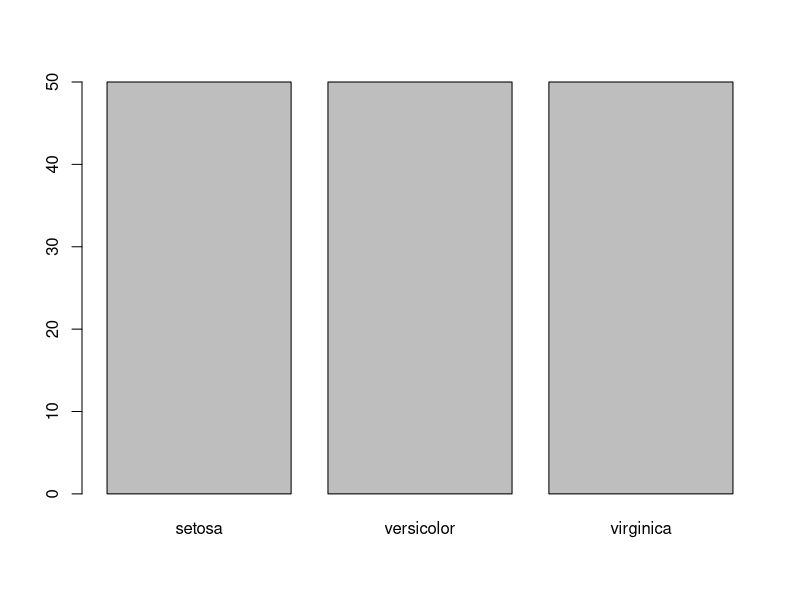
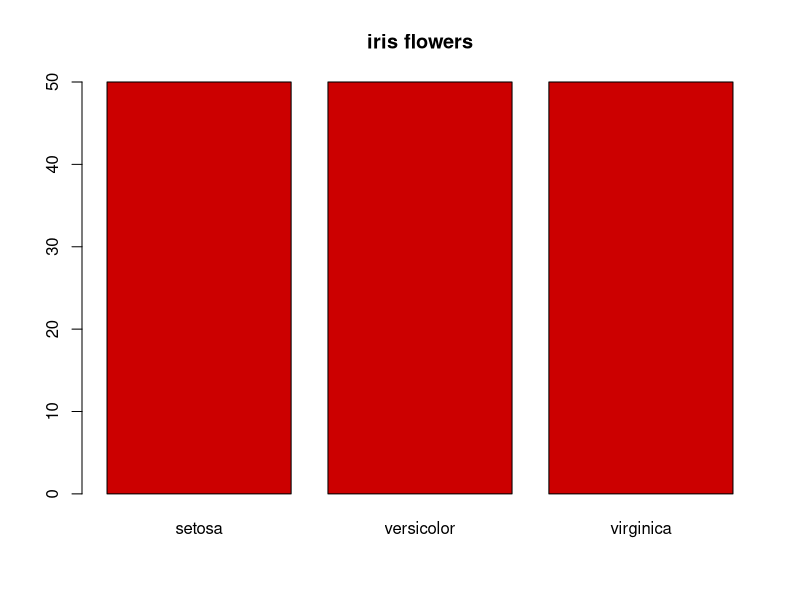
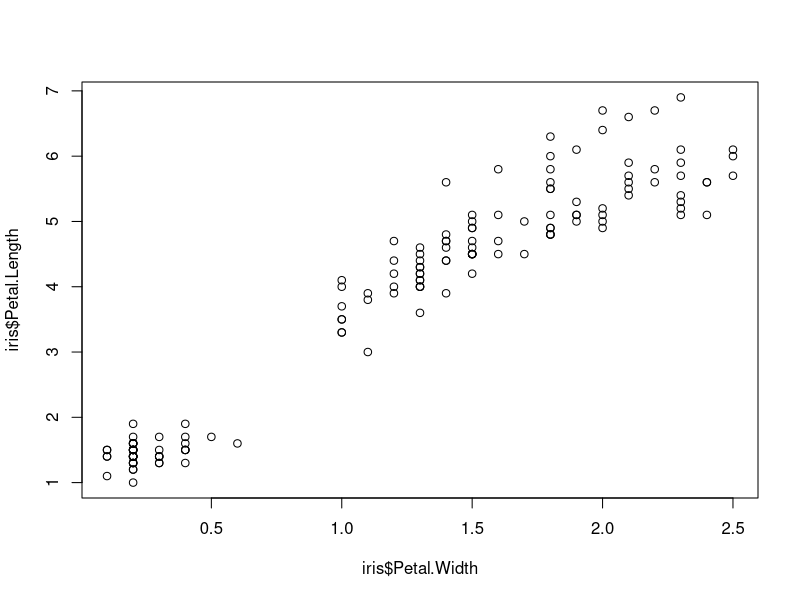
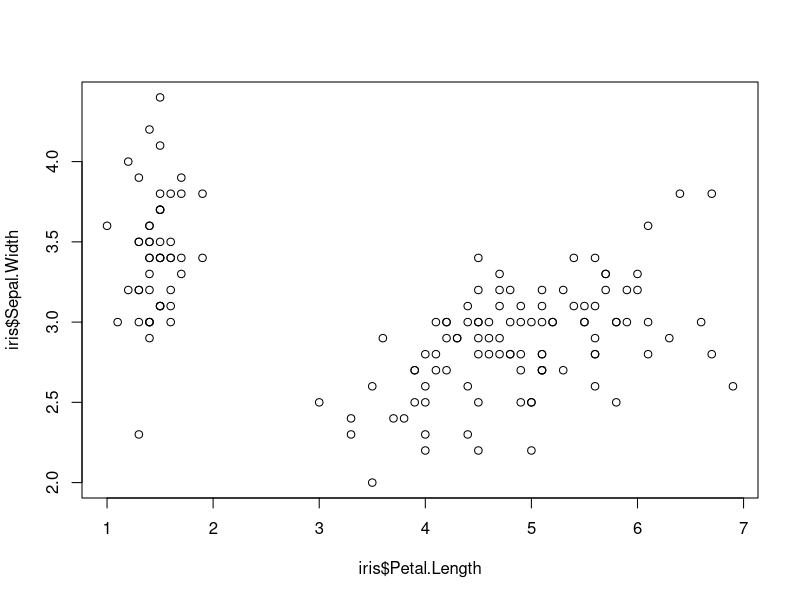
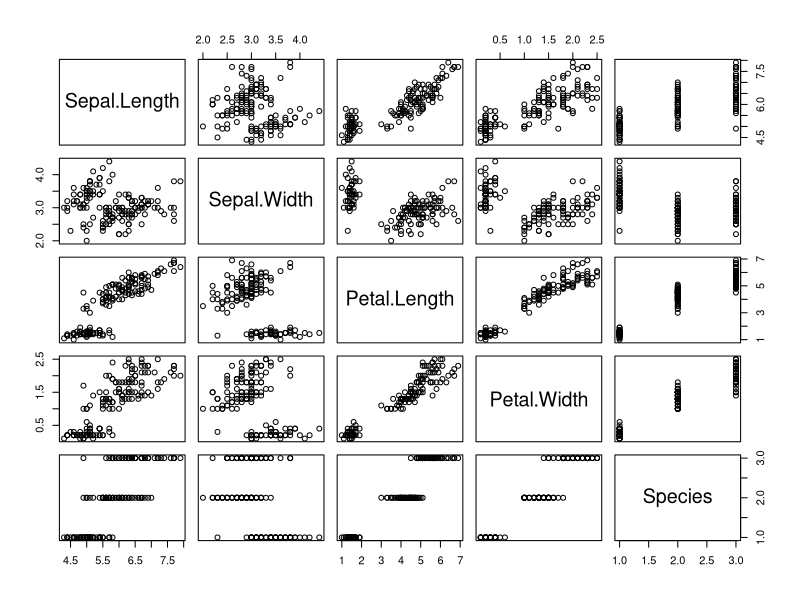
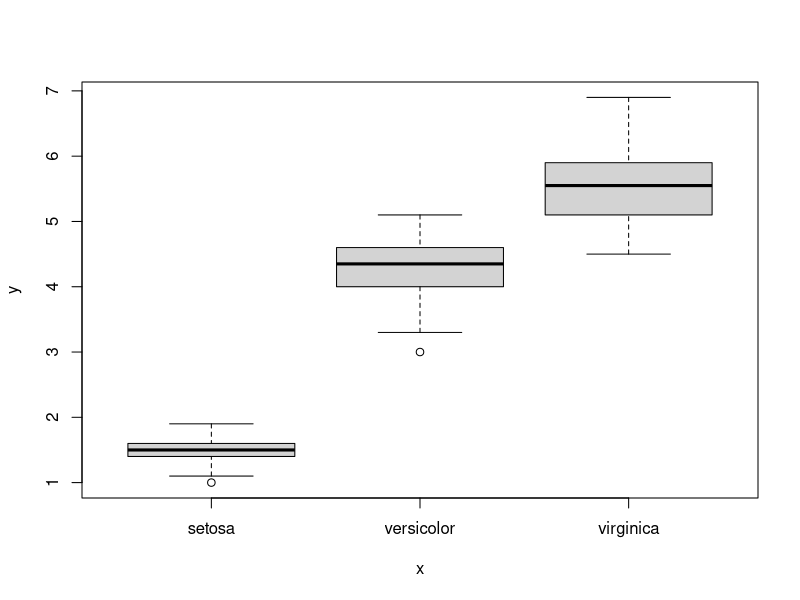

The R source for these figures, in order: (Note: this script raises an error after producing the figures.)
library(datasets)
head(iris)

plot(iris$Species)
plot(iris$Species,
     col = "#cc0000",
     main = "iris flowers",
     xleb = "flower",
     yleb = "quantity"
     )

plot(iris$Petal.Width,iris$Petal.Length)
plot(iris$Petal.Length,iris$Sepal.Width)

plot(iris)

plot(iris$Species,iris$Petal.Length)

detach("package:datasets",unload=TRUE)
head(iris)
